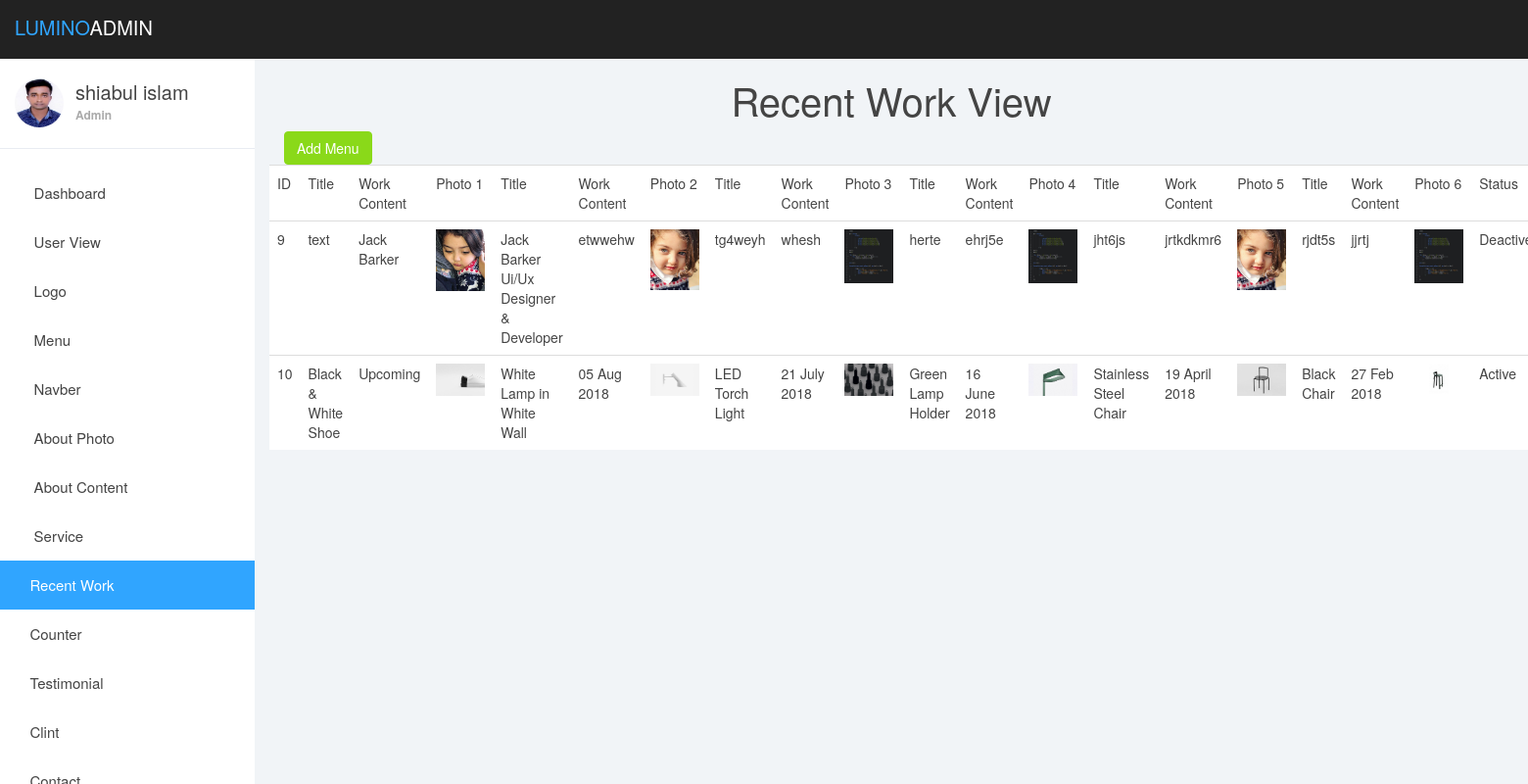
/zuman/work_view.php (signed in), run on the app's committed database.
### tables this page shows
CREATE TABLE `work` (
  `id` int(11) NOT NULL,
  `title1` varchar(300) NOT NULL,
  `content1` varchar(100) NOT NULL,
  `photo1` varchar(70) NOT NULL,
  `title2` varchar(70) NOT NULL,
  `content2` varchar(50) NOT NULL,
  `photo2` varchar(70) NOT NULL,
  `title3` varchar(100) NOT NULL,
  `content3` varchar(50) NOT NULL,
  `photo3` varchar(70) NOT NULL,
  `title4` varchar(100) NOT NULL,
  `content4` varchar(50) NOT NULL,
  `photo4` varchar(70) NOT NULL,
  `title5` varchar(100) NOT NULL,
  `content5` varchar(50) NOT NULL,
  `photo5` varchar(70) NOT NULL,
  `title6` varchar(100) NOT NULL,
  `content6` varchar(50) NOT NULL,
  `photo6` varchar(70) NOT NULL,
  `status` varchar(30) NOT NULL
);

### zuman/work_view.php (the view, shortened to what this page needs)
<?php
require_once'dashboard/header.php';
?>
<?php
require 'db.php';
$select="SELECT * FROM work";
$result=mysqli_query($db_connection,$select);
?>
<div class="col-lg-12">
	<h1 class="text-center">Recent Work View</h1>
	<a href="work_add.php"><button class="btn btn-success">Add Menu</button></a>
</div><br>
<div>
	<table class="table ">
		<tr>
			<td>ID</td>
			<td>Title</td>
			<td>Work Content</td>
			<td>Photo 1</td>
			<td>Title</td>
			<td>Work Content</td>
			<td>Photo 2 </td>
			<td>Title</td>
			<td>Work Content</td>
			<td>Photo 3</td>
			<td>Title</td>
			<td>Work Content</td>
			<td>Photo 4 </td>
			<td>Title</td>
			<td>Work Content</td>
			<td>Photo 5</td>
			<td>Title</td>
			<td>Work Content</td>
			<td>Photo 6 </td>
			<td>Status </td>
		</tr>
		<tr>
			<?php
			foreach ($result as  $value) {
			?>
			<td><?php echo $value['id']; ?></td>
			<td><?php echo $value['title1']; ?></td>
			<td><?php echo $value['content1']; ?></td>
			<td><img src="uploads/work/<?php echo $value['photo1'] ?>" width="50"></td>
			<td><?php echo $value['title2']; ?></td>
			<td><?php echo $value['content2']; ?></td>
			<td><img src="uploads/work/<?php echo $value['photo2'] ?>" width="50"></td>
			<td><?php echo $value['title3']; ?></td>
			<td><?php echo $value['content3']; ?></td>
			<td><img src="uploads/work/<?php echo $value['photo3'] ?>" width="50"></td>
			<td><?php echo $value['title4']; ?></td>
			<td><?php echo $value['content4']; ?></td>
			<td><img src="uploads/work/<?php echo $value['photo4'] ?>" width="50"></td>
			<td><?php echo $value['title5']; ?></td>
			<td><?php echo $value['content5']; ?></td>
			<td><img src="uploads/work/<?php echo $value['photo5'] ?>" width="50"></td>
			<td><?php echo $value['title6']; ?></td>
			<td><?php echo $value['content6']; ?></td>
			<td><img src="uploads/work/<?php echo $value['photo6'] ?>" width="50"></td>
			<td><?php if ($value['status']==1) {
				echo "Active";
			}
			else{
				echo "Deactive";
			} ?></td>
		</tr>
		<?php } ?>
	</table>
</div>
<?php
require_once'dashboard/footer.php';
?>

### zuman/dashboard/header.php (shortened to what this page needs)
<!DOCTYPE html>
<html>
<head>
	<link href="dashboardasset/css/bootstrap.min.css" rel="stylesheet">
	<link href="dashboardasset/css/font-awesome.min.css" rel="stylesheet">
	<link href="dashboardasset/css/styles.css" rel="stylesheet">
	<link href="dashboardasset/css/font.css" rel="stylesheet">
</head>
<body>
	<nav class="navbar navbar-custom navbar-fixed-top" role="navigation">
		<div class="container-fluid">
			<div class="navbar-header">
				<a class="navbar-brand" href="#"><span>Lumino</span>Admin</a>
			</div>
		</div>
	</nav>
	<div id="sidebar-collapse" class="col-sm-3 col-lg-2 sidebar">
		<?php
		$explode=explode('/', $_SERVER['PHP_SELF']);
		$current_page=end($explode);
		?>
		<div class="profile-sidebar">
			<div class="profile-userpic">
				<img src="uploads/admin/<?php echo $_SESSION['photo']; ?>" class="img-responsive" alt="">
			</div>
			<div class="profile-usertitle">
				<div class="profile-usertitle-name"><?php echo $_SESSION['name']; ?></div>
				<div class="profile-usertitle-status"><?php if ($_SESSION['role']==1) {
					echo "Admin";
				}
				else{
					echo "Editor";
				}
				 ?></div>
			</div>
		</div>
		<ul class="nav menu">
			<li class="<?php echo($current_page=="dashboard.php")? 'active' : '' ?>"><a href="dashboard.php"><em class="fa fa-dashboard">&nbsp;</em> Dashboard</a></li>
			<li class="<?php echo($current_page=="user_view.php")? 'active' : '' ?>"><a href="user_view.php"><em class="fa fa-calendar">&nbsp;</em> User View</a></li>
			<li class="<?php echo($current_page=="logo.php")? 'active' : '' ?>"><a href="logo.php"><em class="fa fa-bar-chart">&nbsp;</em> Logo</a></li>
			<li class="<?php echo($current_page=="menu_view.php")? 'active' : '' ?>"><a href="menu_view.php"><em class="fa fa-toggle-off">&nbsp;</em> Menu</a></li>
			<li class="<?php echo($current_page=="navber_view.php")? 'active' : '' ?>"><a href="navber_view.php"><em class="fa fa-clone">&nbsp;</em> Navber</a></li>
			<li class="<?php echo($current_page=="about_photo_view.php")? 'active' : '' ?>"><a href="about_photo_view.php"><em class="fa fa-clone">&nbsp;</em> About Photo</a></li>
			<li class="<?php echo($current_page=="about_content_view.php")? 'active' : '' ?>"><a href="about_content_view.php"><em class="fa fa-clone">&nbsp;</em> About Content</a></li>
			<li class="<?php echo($current_page=="service_view.php")? 'active' : '' ?>"><a href="service_view.php"><em class="fa fa-clone">&nbsp;</em> Service</a></li>
			<li class="<?php echo($current_page=="work_view.php")? 'active' : '' ?>"><a href="work_view.php"><em class="fa fa-clone">&nbsp;</em>Recent Work</a></li>
			<li class="<?php echo($current_page=="count_view.php")? 'active' : '' ?>"><a href="count_view.php"><em class="fa fa-clone">&nbsp;</em>Counter</a></li>
			<li class="<?php echo($current_page=="tes_view.php")? 'active' : '' ?>"><a href="tes_view.php"><em class="fa fa-clone">&nbsp;</em>Testimonial</a></li>
			<li class="<?php echo($current_page=="clint_view.php")? 'active' : '' ?>"><a href="clint_view.php"><em class="fa fa-clone">&nbsp;</em>Clint</a></li>
			<li class="<?php echo($current_page=="contact_view.php")? 'active' : '' ?>"><a href="contact_view.php"><em class="fa fa-clone">&nbsp;</em>Contact</a></li>
		</ul>
	</div>
	<div class="col-sm-9 col-sm-offset-3 col-lg-10 col-lg-offset-2 main">
		<div class="row">
			<div class="col-md-12">

### zuman/dashboard/footer.php (shortened to what this page needs)
</body>
</html>

### zuman/dashboardasset/css/styles.css (style rules this page uses)
body { background: #f1f4f7; padding-top: 60px; font-size: 14px; color: #444444; font-family: "Montserrat", "Helvetica Neue", Helvetica, Arial, sans-serif; }
a, a:hover, a:focus { color: #30a5ff; }
h1, h2, h3, h4, h5, h6 { color: #444444; }
h1 { font-weight: 300; font-size: 40px; }
.navbar-custom { background: #222; height: 60px; }
.navbar-header .navbar-brand { color: #fff; font-size: 20px; text-transform: uppercase; font-weight: 500; height: 60px; padding-top: 18px; }
.navbar-header .navbar-brand span { color: #30a5ff; }
.btn-success, .btn-success:hover, .btn-success:focus, .btn-success:active, .btn-success.active, .open > .dropdown-toggle.btn-success, .btn-success.disabled, .btn-success[disabled], fieldset[disabled] .btn-success, .btn-success.disabled:hover, .btn-success[disabled]:hover, fieldset[disabled] .btn-success:hover, .btn-success.disabled:focus, .btn-success[disabled]:focus, fieldset[disabled] .btn-success:focus, .btn-success.disabled:active, .btn-success[disabled]:active, fieldset[disabled] .btn-success:active, .btn-success.disabled.active, .btn-success[disabled].active, fieldset[disabled] .btn-success.active { background-color: #8ad919; border-color: #8ad919; }
.navbar { border: 0; }
.sidebar { display: block; padding: 0; display: none; box-shadow: none; background: #fff; }
.sidebar ul { margin: 20px 0px; }
@media (min-width: 768px) { .sidebar { display: block; position: fixed; top: 60px; bottom: 0; left: 0; z-index: 1000; display: block; margin: 0; padding: 0; overflow-x: hidden; overflow-y: auto; } }
@media (min-width: 768px) { .navbar-header { width: 100%; } }
.sidebar ul.nav .active a, .sidebar ul.nav li.parent a.active, .sidebar ul.nav .active > a:hover, .sidebar ul.nav li.parent a.active:hover, .sidebar ul.nav .active > a:focus, .sidebar ul.nav li.parent a.active:focus { color: #fff; background-color: #30a5ff; }
.sidebar ul.nav li a { height: 50px; font-size: 15px; line-height: 2em; color: #444444; }
.profile-sidebar { padding: 10px 0; border-bottom: 1px solid #e9ecf2; }
.profile-userpic img { float: left; margin: 10px 0px 0px 15px; width: 50px; height: 50px; border-radius: 9999px !important; }
.profile-usertitle { float: left; text-align: left; margin: 10px 0 0 12px; }
.profile-usertitle-name { font-size: 20px; margin-bottom: 0px; }
.profile-usertitle-status { color: #AAA; font-size: 12px; font-weight: 600; margin-bottom: 15px; }
.table { background: #fff; }

### data on the page
work: id "9", title1 "text", content1 "Jack Barker", photo1 (picture), title2 "Jack Barker Ui/Ux Designer & Developer", content2 "etwwehw", photo2 (picture), title3 "tg4weyh", content3 "whesh", photo3 (picture), title4 "herte", content4 "ehrj5e", photo4 (picture), title5 "jht6js", content5 "jrtkdkmr6", photo5 (picture), title6 "rjdt5s", content6 "jjrtj", photo6 (picture), status "Deactive"
work: id "10", title1 "Black & White Shoe", content1 "Upcoming", photo1 (picture), title2 "White Lamp in White Wall", content2 "05 Aug 2018", photo2 (picture), title3 "LED Torch Light", content3 "21 July 2018", photo3 (picture), title4 "Green Lamp Holder", content4 "16 June 2018", photo4 (picture), title5 "Stainless Steel Chair", content5 "19 April 2018", photo5 (picture), title6 "Black Chair", content6 "27 Feb 2018", photo6 (picture), status "Active"

### other printed values
$_SESSION['name'] "shiabul islam"
